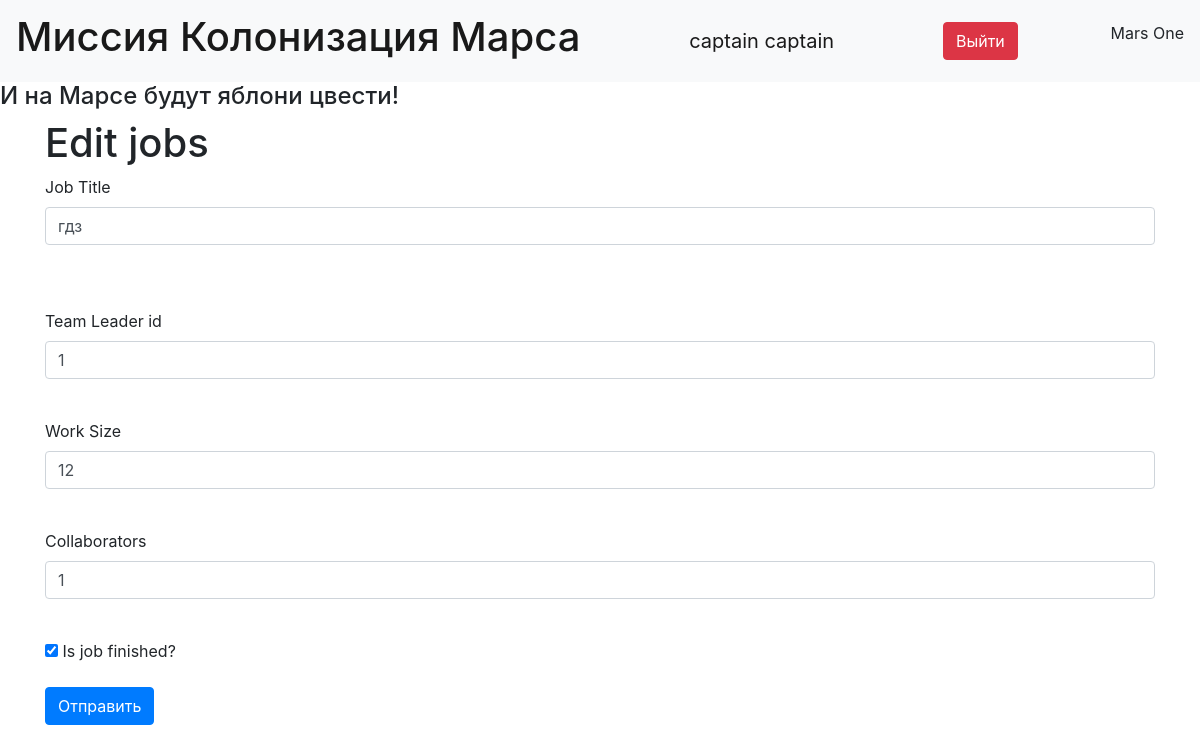
/jobs_edit/1 (signed in), run on the app's committed database.
### data/user.py (models this page shows, shortened)
class User(SqlAlchemyBase, UserMixin, SerializerMixin):
    __tablename__ = 'users'
    id = sqlalchemy.Column(sqlalchemy.Integer, primary_key=True, autoincrement=True)
    surname = sqlalchemy.Column(sqlalchemy.String)
    name = sqlalchemy.Column(sqlalchemy.String)
    age = sqlalchemy.Column(sqlalchemy.Integer)
    position = sqlalchemy.Column(sqlalchemy.String)
    speciality = sqlalchemy.Column(sqlalchemy.String)
    address = sqlalchemy.Column(sqlalchemy.String)
    email = sqlalchemy.Column(sqlalchemy.String, unique=True)
    city_from = sqlalchemy.Column(sqlalchemy.String)
    hashed_password = sqlalchemy.Column(sqlalchemy.String)
    modified_date = sqlalchemy.Column(sqlalchemy.DateTime, default=datetime.datetime.now)
    job_relationship = orm.relationship("Jobs", back_populates="user_relationship")

### data/job.py (models this page shows)
class Jobs(SqlAlchemyBase, SerializerMixin):
    __tablename__ = 'jobs'
    id = sqlalchemy.Column(sqlalchemy.Integer, primary_key=True, autoincrement=True)
    team_leader = sqlalchemy.Column(sqlalchemy.Integer, sqlalchemy.ForeignKey("users.id"))
    job = sqlalchemy.Column(sqlalchemy.String, nullable=False)
    work_size = sqlalchemy.Column(sqlalchemy.Integer, nullable=False)
    collaborators = sqlalchemy.Column(sqlalchemy.String, nullable=False, default="")
    start_date = sqlalchemy.Column(sqlalchemy.DateTime, default=datetime.datetime.now)
    end_date = sqlalchemy.Column(sqlalchemy.DateTime, default=datetime.datetime.now)
    is_finished = sqlalchemy.Column(sqlalchemy.Boolean, nullable=False, default=False)
    user_relationship = orm.relationship("User", back_populates="job_relationship")

### main.py (the view, shortened to what this page needs)
@app.route('/jobs_edit/<int:id>', methods=['GET', 'POST'])
@login_required
def jobs_edit(id):
    form = JobsForm()
    if request.method == "GET":
        db_sess = db_session.create_session()
        job_check = db_sess.query(Jobs).filter(Jobs.id == id).filter(
            ((Jobs.team_leader == current_user.id) | (current_user.id == 1))).first()
        if job_check:
            form.job.data = job_check.job
            form.team_leader.data = job_check.team_leader
            form.work_size.data = job_check.work_size
            form.collaborators.data = job_check.collaborators
            form.is_finished.data = job_check.is_finished
        else:
            abort(404)
    return render_template('job.html',
                           title='Редактирование работы', form=form, text='Edit jobs')

### form/forms.py
class JobsForm(FlaskForm):
    team_leader = IntegerField("Team Leader id", validators=[DataRequired()])
    job = StringField("Job Title", validators=[DataRequired()])
    work_size = IntegerField("Work Size", validators=[DataRequired()])
    collaborators = StringField("Collaborators")
    start_date = DateField("Start Date", default=datetime.datetime.now)
    end_date = DateField("End Date", default=datetime.datetime.now)
    is_finished = BooleanField("Is job finished?", default=False)
    submit = SubmitField("Отправить")

### data/db_session.py (called while the page is built)
def create_session() -> Session:
    global __factory
    return __factory()

### main.py (called while the page is built)
@login_manager.user_loader
def load_user(user_id):
    db_sess = db_session.create_session()
    return db_sess.query(User).get(user_id)

### templates/job.html (shortened to what this page needs)
{% extends "base.html" %}
{% block content %}
    {% if current_user.is_authenticated %}
        <strong><h1>{{text}}</h1></strong>
        <form action="" method="post">
            <p>
                {{ form.job.label }}<br>
                {{ form.job(class="form-control") }}<br>
            </p><br>
            <p>
                {{ form.team_leader.label }}<br>
                {{ form.team_leader(class="form-control") }}<br>
            </p>
            <p>
                {{ form.work_size.label }}<br>
                {{ form.work_size(class="form-control") }}<br>
            </p>
            <p>
                {{ form.collaborators.label }}<br>
                {{ form.collaborators(class="form-control") }}<br>
            </p>
            <p>
                {{ form.is_finished()}}
                {{ form.is_finished.label }}<br>
            </p>
            <p>{{ form.submit(type="submit", class="btn btn-primary") }}</p>
            <div>{{ message }}</div><br>
        </form>
        {% else %}
            <h1>Не авторизован</h1>
            <a class="btn btn-primary " href="/">На главную</a>
        {% endif %}
{% endblock %}

### templates/base.html (shortened to what this page needs)
<!doctype html>
<html lang="en">
<head>
    <link href="https://cdn.jsdelivr.net/npm/bootstrap@4.4.1/dist/css/bootstrap.min.css" rel="stylesheet">
    <link rel="stylesheet" type="text/css" href="{{url_for('static', filename='css/style.css')}}"/>
</head>
</head>
<body>
<header>
    <nav class="navbar navbar-light bg-light">
        <a class="navbar-brand" href="#"><h1>Миссия Колонизация Марса</h1></a>
        {% if current_user.is_authenticated %}
        <a href="/logout" class="navbar-brand">{{ current_user.surname}} {{ current_user.name }}</a>
        <a class="btn btn-danger" href="/logout">Выйти </a>
        {% else %}
        <p>
            <a class="btn btn-primary " href="/register">Зарегистрироваться</a>
            <a class="btn btn-success" href="/login">Войти</a>
        </p>
        {% endif %}
        <p>Mars One</p>
    </nav>
</header>
<h4>И на Марсе будут яблони цвести!</h4>
<main role="main" class="container">
    {% block content %}{% endblock %}
</main>
</body>
</html>

### data on the page
User: surname "captain", name "captain"
Jobs: job "гдз", team_leader "1", work_size "12", collaborators "1", is_finished "☑"

### other printed values
{{ text }} "Edit jobs"
